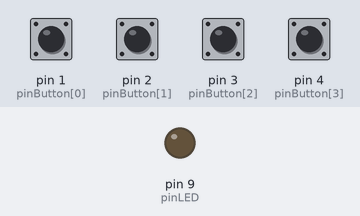
Recording of a sketch running on a simulated Arduino Uno, built with avr-gcc and run on an emulated ATmega328P. Shown: output pins drawn as LEDs (lit = HIGH). Inputs (shaded band) come from the test bench; at power-on: pin 1 (pinButton[0]), pin 2 (pinButton[1]), pin 3 (pinButton[2]), pin 4 (pinButton[3]) HIGH.

Above: at 1.2 s.
1.3 s: pin 1 (pinButton[0]) pulled LOW for 1 s
At 1.45 s:
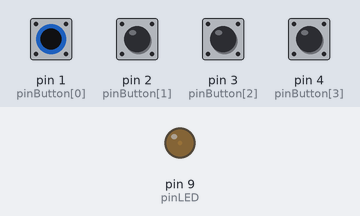
3.8 s: pin 3 (pinButton[2]) pulled LOW for 0.15 s
At 5.0 s:
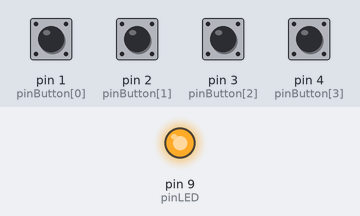
5.4 s: pin 2 (pinButton[1]) pulled LOW for 0.15 s
At 6.3 s:
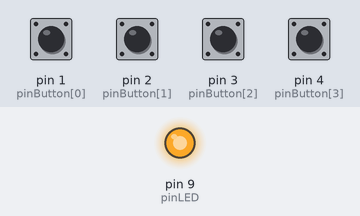
7.0 s: pin 4 (pinButton[3]) pulled LOW for 0.15 s
At 7.7 s:
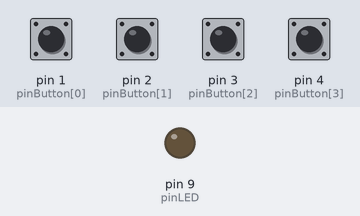
8.6 s: pin 1 (pinButton[0]) pulled LOW for 0.15 s
At 9.9 s:
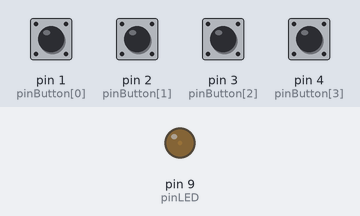
10.2 s: pin 2 (pinButton[1]) pulled LOW for 1 s
At 11.3 s:
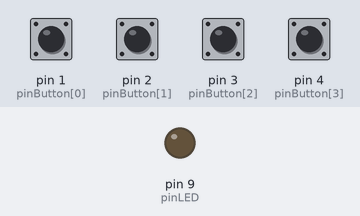
Timing chart, 0 to 13.2 s (numbered marks = the images above; inputs shaded):
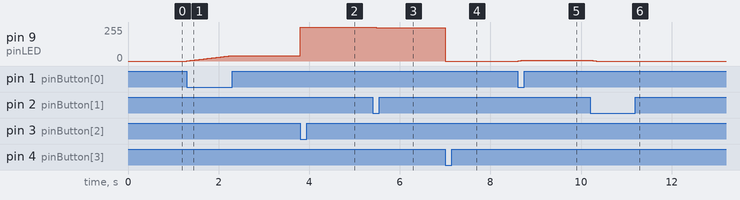

The sketch:

nomor1.ino
```cpp
const int pinLED = 9;
const int pinButton[] = {1, 2, 3, 4};
int brightness = 0;
void setup() {
  pinMode(pinLED, OUTPUT);
  for(int i=0; i<4; i++){
    pinMode(pinButton[i], INPUT);
    digitalWrite(pinButton[i], HIGH);
  }
}
void loop() {
  if(digitalRead(pinButton[0]) == LOW){
    brightness++;
  }
  else if(digitalRead(pinButton[1]) == LOW){
    brightness--;
  }
  else if(digitalRead(pinButton[2]) == LOW){
    brightness = 255;
  }
  else if(digitalRead(pinButton[3]) == LOW){
    brightness = 0;
  }
  brightness = constrain(brightness, 0, 255);
  analogWrite(pinLED, brightness);
  delay(25);
}
```

Measured:
- after the input at 1.3 s, pin 9 (pinLED): moves from 0/255 to 40/255 over 0.98 s, starting at once
- after the input at 3.8 s, pin 9 (pinLED): 40/255 → 255/255 at once
- after the input at 5.4 s, pin 9 (pinLED): 255/255 → 249/255 at once
- after the input at 7.0 s, pin 9 (pinLED): 249/255 → 0/255 at once
- after the input at 8.6 s, pin 9 (pinLED): 0/255 → 6/255 at once
- after the input at 10.2 s, pin 9 (pinLED): 6/255 → 0/255 at once
